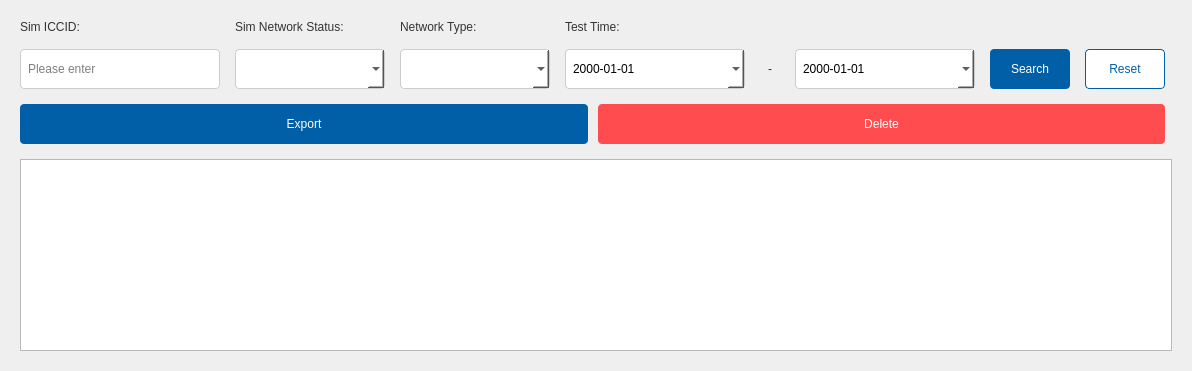
         <widget class="QWidget" name="page_sim">
          <property name="styleSheet">
             <string notr="true">
#wnd_sim_filters QLabel { font: 12pt &quot;微软雅黑&quot;; color: #333333; }
#wnd_sim_filters QLineEdit { border: 1px solid #CCCCCC; border-radius: 4px; padding: 5px; font: 12pt &quot;微软雅黑&quot;; background: #FFFFFF; }
#wnd_sim_filters QComboBox { border: 1px solid #CCCCCC; border-radius: 4px; padding: 5px; font: 12pt &quot;微软雅黑&quot;; background: #FFFFFF; }
#wnd_sim_filters QDateEdit { border: 1px solid #CCCCCC; border-radius: 4px; padding: 5px; font: 12pt &quot;微软雅黑&quot;; background: #FFFFFF; }
#btn_sim_record_query { background-color: #005FA7; color: #FFFFFF; border-radius: 4px; font: 12pt &quot;微软雅黑&quot;; border: none; }
#btn_sim_record_reset { background-color: #FFFFFF; color: #005FA7; border: 1px solid #005FA7; border-radius: 4px; font: 12pt &quot;微软雅黑&quot;; }
#btn_sim_record_export_excel { background-color: #005FA7; color: #FFFFFF; border-radius: 4px; font: 12pt &quot;微软雅黑&quot;; border: none; }
#btn_sim_record_delete { background-color: #FF4D4F; color: #FFFFFF; border-radius: 4px; font: 12pt &quot;微软雅黑&quot;; border: none; }
             </string>
          </property>
          <layout class="QVBoxLayout" name="verticalLayout_5">
           <property name="spacing"> <number>15</number> </property>
           <property name="leftMargin"> <number>20</number> </property>
           <property name="topMargin"> <number>20</number> </property>
           <property name="rightMargin"> <number>20</number> </property>
           <property name="bottomMargin"> <number>20</number> </property>
           
           <item>
            <widget class="QWidget" name="wnd_sim_filters" native="true">
             <layout class="QGridLayout" name="gridLayout_sim_filters">
              <property name="margin"> <number>0</number> </property>
              <property name="spacing"> <number>15</number> </property>
              
              <item row="0" column="0"> <widget class="QLabel" name="lb_sim_record_iccid"> <property name="text"> <string>Sim ICCID:</string> </property> </widget> </item>
              <item row="1" column="0"> <widget class="QLineEdit" name="edt_sim_record_iccid"> <property name="placeholderText"> <string>Please enter</string> </property> <property name="minimumSize"> <size> <width>200</width> <height>40</height> </size> </property> </widget> </item>
              
              <item row="0" column="1"> <widget class="QLabel" name="lb_sim_record_net_status"> <property name="text"> <string>Sim Network Status:</string> </property> </widget> </item>
              <item row="1" column="1"> <widget class="QComboBox" name="combo_sim_record_net_status"> <property name="minimumSize"> <size> <width>150</width> <height>40</height> </size> </property> </widget> </item>
              
              <item row="0" column="2"> <widget class="QLabel" name="lb_sim_record_net_type"> <property name="text"> <string>Network Type:</string> </property> </widget> </item>
              <item row="1" column="2"> <widget class="QComboBox" name="combo_sim_record_net_type"> <property name="minimumSize"> <size> <width>150</width> <height>40</height> </size> </property> </widget> </item>

              <item row="0" column="3" colspan="3"> <widget class="QLabel" name="lb_sim_record_test_time"> <property name="text"> <string>Test Time:</string> </property> </widget> </item>
              <item row="1" column="3"> 
                <widget class="QDateEdit" name="edt_sim_record_begin_date"> 
                   <property name="displayFormat"> <string>yyyy-MM-dd</string> </property> 
                   <property name="calendarPopup"> <bool>true</bool> </property> 
                   <property name="minimumSize"> <size> <width>180</width> <height>40</height> </size> </property> 
                </widget> 
              </item>
              <item row="1" column="4"> <widget class="QLabel" name="lb_sim_to"> <property name="text"> <string>-</string> </property> <property name="alignment"> <set>Qt::AlignCenter</set> </property> <property name="minimumSize"> <size> <width>20</width> <height>40</height> </size> </property> </widget> </item>
              <item row="1" column="5"> 
                <widget class="QDateEdit" name="edt_sim_record_end_date"> 
                   <property name="displayFormat"> <string>yyyy-MM-dd</string> </property> 
                   <property name="calendarPopup"> <bool>true</bool> </property> 
                   <property name="minimumSize"> <size> <width>180</width> <height>40</height> </size> </property> 
                </widget> 
              </item>
              
              <item row="1" column="6"> <widget class="QPushButton" name="btn_sim_record_query"> <property name="text"> <string>Search</string> </property> <property name="minimumSize"> <size> <width>80</width> <height>40</height> </size> </property> </widget> </item>
              <item row="1" column="7"> <widget class="QPushButton" name="btn_sim_record_reset"> <property name="text"> <string>Reset</string> </property> <property name="minimumSize"> <size> <width>80</width> <height>40</height> </size> </property> </widget> </item>
              
              <item row="1" column="8"> <spacer name="spacer_sim_filters"> <property name="orientation"> <enum>Qt::Horizontal</enum> </property> </spacer> </item>
             </layout>
            </widget>
           </item>

           <item>
            <widget class="QWidget" name="wnd_sim_actions" native="true">
             <layout class="QHBoxLayout" name="hbox_sim_actions">
              <property name="margin"> <number>0</number> </property>
              <property name="spacing"> <number>10</number> </property>
              <item> <widget class="QPushButton" name="btn_sim_record_export_excel"> <property name="text"> <string>Export</string> </property> <property name="minimumSize"> <size> <width>80</width> <height>40</height> </size> </property> </widget> </item>
              <item> <widget class="QPushButton" name="btn_sim_record_delete"> <property name="text"> <string>Delete</string> </property> <property name="minimumSize"> <size> <width>80</width> <height>40</height> </size> </property> </widget> </item>
              <item> <spacer name="spacer_sim_actions"> <property name="orientation"> <enum>Qt::Horizontal</enum> </property> </spacer> </item>
             </layout>
            </widget>
           </item>
           
           <item>
            <widget class="QTableView" name="tb_sim_record_result">
             <property name="selectionBehavior"> <enum>QAbstractItemView::SelectRows</enum> </property>
             <property name="sortingEnabled"> <bool>true</bool> </property>
             <property name="verticalScrollBarPolicy"> <enum>Qt::ScrollBarAsNeeded</enum> </property>
             <property name="alternatingRowColors"> <bool>true</bool> </property>
             <attribute name="horizontalHeaderStretchLastSection"> <bool>true</bool> </attribute>
            </widget>
           </item>
           
          </layout>
         </widget>
